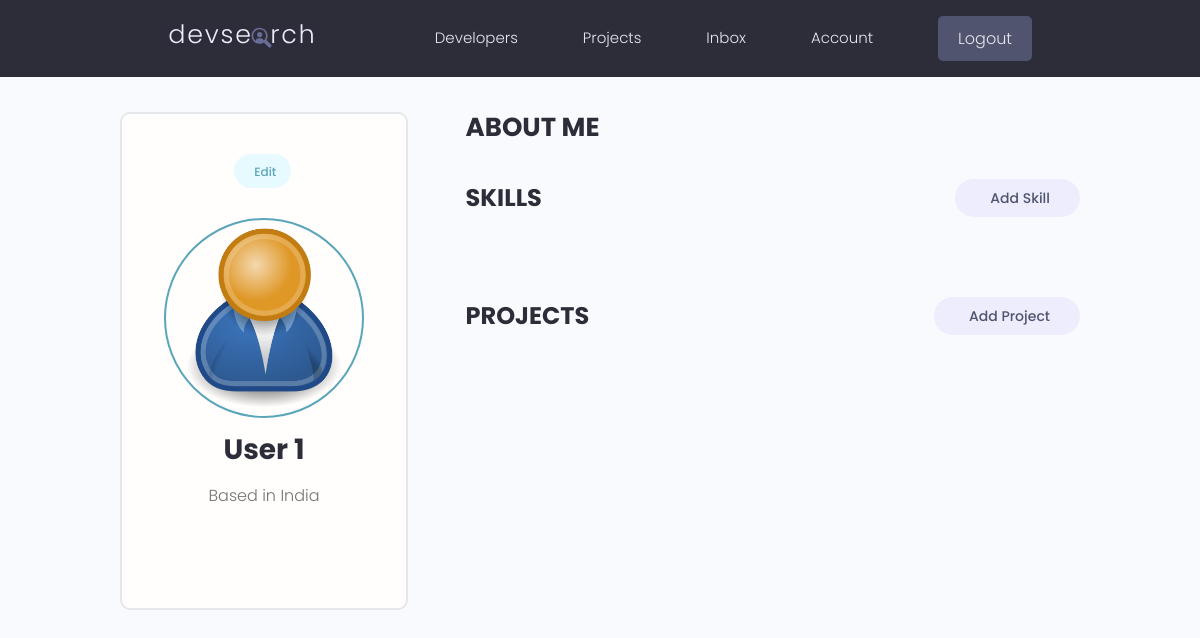
/account/ (signed in), run on an earlier commit of the app's database.
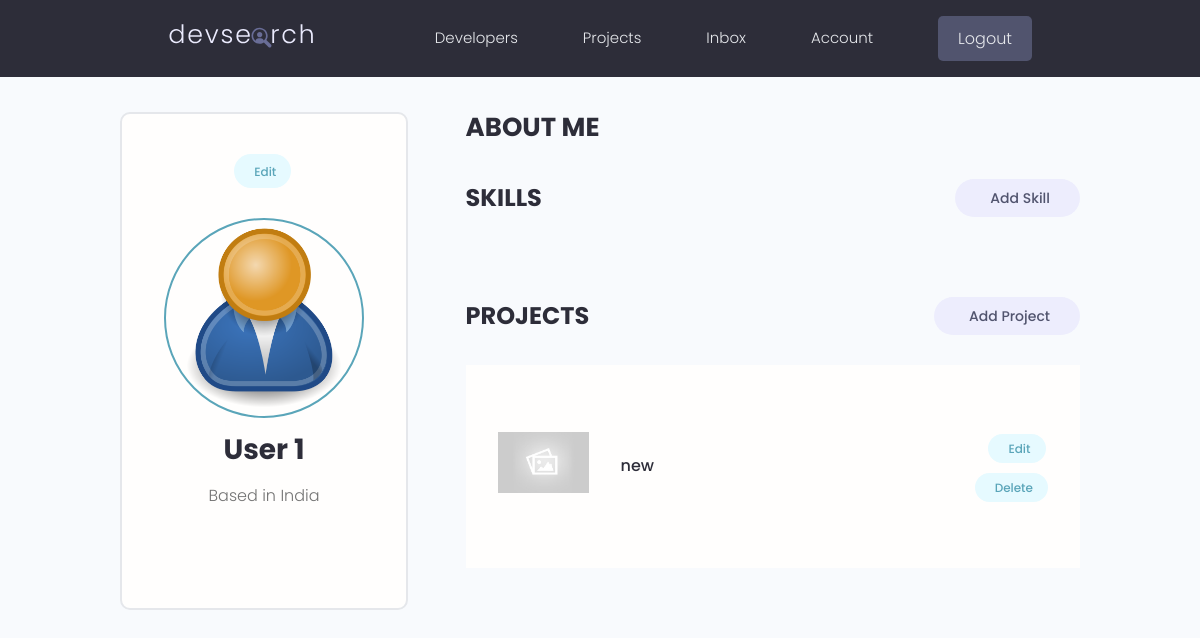
And on a later commit of the database.
### projects/models.py (models this page shows, shortened)
class Project(models.Model):
    owner = models.ForeignKey(
        Profile, null=True, blank=True, on_delete=models.CASCADE)
    title = models.CharField(max_length = 200)
    description = models.TextField(null = True, blank = True)
    featured_image = models.ImageField(null = True, blank = True, default = 'default.jpg')
    demo_link = models.CharField(max_length = 2000, null = True, blank = True)
    source_link = models.CharField(max_length = 2000, null = True, blank = True)
    tags = models.ManyToManyField('Tag', blank = True)
    vote_total = models.IntegerField(default = 0, null = True, blank = True)
    vote_ratio = models.IntegerField(default = 0, null = True, blank = True)
    created = models.DateTimeField(auto_now_add = True)
    id = models.UUIDField(default = uuid.uuid4, unique = True, primary_key = True, editable = False)

### users/views.py (the view)
# urls.py: path('account/', views.userAccount, name="account"),
@login_required(login_url='login')
def userAccount(request):
    profile = request.user.profile
    skills = profile.skill_set.all()
    projects = profile.project_set.all()
    context = {'profile': profile, 'skills': skills, 'projects': projects}
    return render(request, 'users/account.html', context)

### users/templates/users/account.html (shortened to what this page needs)
{% extends 'main.html' %}
{% block content %}
<main class="settingsPage profile my-md">
  <div class="container">
    <div class="layout">
      <div class="column column--1of3">
        <div class="card text-center">
          <div class="card__body dev">
            <a class="tag tag--pill tag--main settings__btn" href="{% url 'edit-account' %}">
              Edit</a>
            <img class="avatar avatar--xl dev__avatar" src="{{profile.profile_image.url}}" />
            <h2 class="dev__name">{{profile.name}}</h2>
            <p class="dev__location">Based in {{profile.location}}</p>
          </div>
        </div>
      </div>
      <div class="column column--2of3">
        <div class="devInfo">
          <h3 class="devInfo__title">About Me</h3>
        </div>
        <div class="settings">
          <h3 class="settings__title">Skills</h3>
          <a class="tag tag--pill tag--sub settings__btn tag--lg" href=""> Add Skill</a>
        </div>
        <div class="settings">
          <h3 class="settings__title">Projects</h3>
          <a class="tag tag--pill tag--sub settings__btn tag--lg" href="{% url 'create-project' %}"> Add Project</a>
        </div>
        <table class="settings__table">
          {% for project in projects %}
          <tr>
            <td class="settings__thumbnail">
              <a href="{% url 'project' project.id %}"><img src="{{project.featured_image.url}}" alt="Project Thumbnail" /></a>
            </td>
            <td class="settings__tableInfo">
              <a href="{% url 'project' project.id %}">{{project.title}}</a>
            </td>
            <td class="settings__tableActions">
              <a class="tag tag--pill tag--main settings__btn" href="{% url 'edit-project' %}"> Edit</a>
              <a class="tag tag--pill tag--main settings__btn"
                href="{% url 'delete-project'  project.id %}?next=/account">
                Delete</a>
            </td>
          </tr>
          {% endfor %}
        </table>
      </div>
    </div>
  </div>
</main>
{% endblock %}

What changed in the data, as far as the page shows it:
added Project: featured_image (placeholder picture), title "new"
